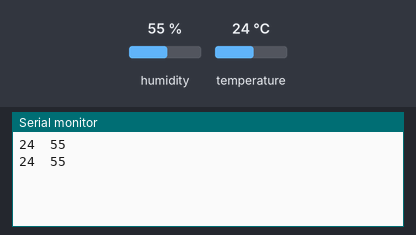
Simulated run of this sketch. Board: Arduino Uno, built with avr-gcc and run on an emulated ATmega328P. On the bench: the last lines printed to the serial monitor. The inputs (shaded band) are chosen by the test bench; at power-on: humidity 55 %, temperature 24 °C.

Above: at 2.3 s.
2.4 s: humidity set to 22 %
At 4.0 s:
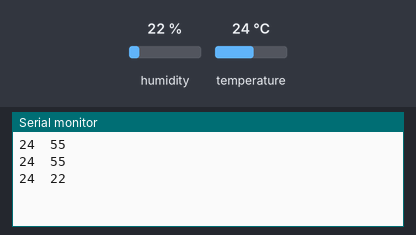
4.5 s: temperature set to 12 °C
At 5.8 s:
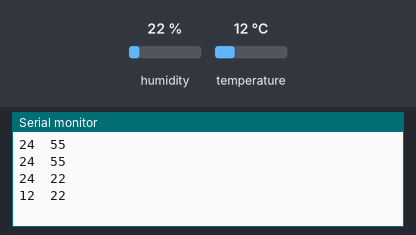
6.6 s: humidity set to 40 %
At 8.8 s:
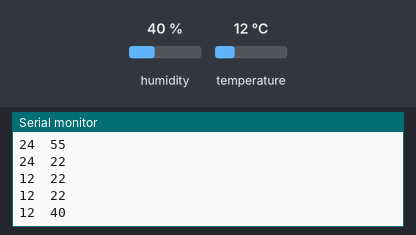
Timing chart, 0 to 10.3 s (numbered marks = the images above; inputs shaded):
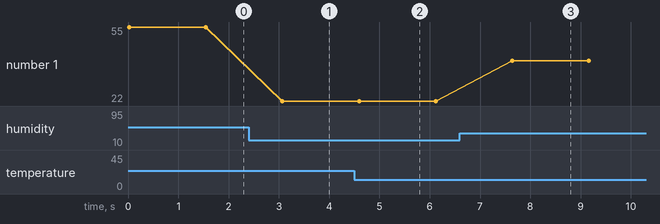

The sketch:

DHT_11_temp_and_hum.ino
```cpp
#include <SimpleDHT.h>

// for DHT11,
//      VCC: 5V or 3V
//      GND: GND
//      DATA: 2
int pinDHT11 = 2;
SimpleDHT11 dht11(pinDHT11);
float temperature;
float humidity;

void setup() {
  Serial.begin(115200);
}

void loop() {
  // start working...
  //Serial.println("=================================");
  //Serial.println("Sample DHT11...");

  // read without samples.
  byte temperature = 0;
  byte humidity = 0;
  int err = SimpleDHTErrSuccess;
  if ((err = dht11.read(&temperature, &humidity, NULL)) != SimpleDHTErrSuccess) {
    Serial.print("Read DHT11 failed, err="); Serial.print(SimpleDHTErrCode(err));
    Serial.print(","); Serial.println(SimpleDHTErrDuration(err)); delay(1000);
    return;
  }

  //Serial.print("Sample OK: ");
  temperature = ((int)temperature);
  humidity = ((int)humidity);

  Serial.print(temperature);
   //Serial.print(" in Celcius , ");
   Serial.print("  ");
  Serial.println(humidity);
   //Serial.print(" H");

  // DHT11 sampling rate is 1HZ.
  delay(1500);
}
```

Measured:
- after the input at 2.4 s, the serial monitor: prints a new line after 0.67 s (image 1)
- after the input at 4.5 s, the serial monitor: prints a new line after 0.09 s (image 2)
- after the input at 6.6 s, the serial monitor: prints a new line after 1.0 s (image 3)
- plotted number 1: 55 → 22 after the input at 2.4 s, 22 → 40 after the input at 6.6 s
